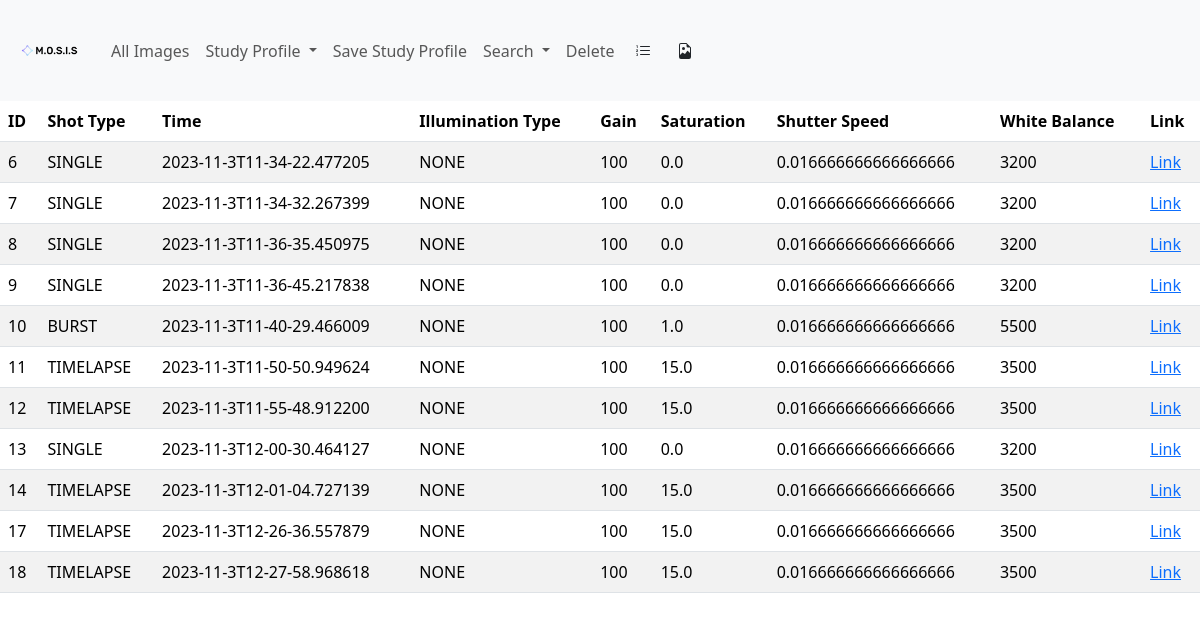
Page /list on the committed database.
### tables this page shows
CREATE TABLE MediaEntry (
        entryId INTEGER PRIMARY KEY UNIQUE,
        shotType TEXT NOT NULL,
        time TEXT NOT NULL ,
        illuminationType TEXT NOT NULL,
        gain REAL NOT NULL,
        saturation INTEGER NOT NULL,
        shutterSpeed TEXT NOT NULL,
        whiteBalance INTEGER NOT NULL
    );

### routes.py (the view)
@app.route("/list")
def listView():
    return render_template("listView.html",
                           MediaEntries=dbQuery.getAllMediaEntry(),
                           str=str,
                           round=round)

### db.py (called while the page is built)
    def getAllMediaEntry(self) -> [MediaEntryInternalRepresentation]:
        ret = self.cursor.execute("SELECT * FROM MediaEntry").fetchall()
        return list(
            map(
                lambda x: DatabaseQuery.
                mediaEntryTableToInternalRepresentation(x), ret))

    @staticmethod
    def mediaEntryTableToInternalRepresentation(dbQuery: (
    )) -> MediaEntryInternalRepresentation:
        return MediaEntryInternalRepresentation(dbQuery[0], dbQuery[1],
                                                dbQuery[2], dbQuery[3],
                                                dbQuery[4], dbQuery[5],
                                                dbQuery[6], dbQuery[7])

### templates/listView.html (shortened to what this page needs)
{% extends 'base.html' %}
{% block body %}
{% if MediaEntries %}
<table class="table table-striped">
    <thead>
        <th scope="col">ID</th>
        <th scope="col">Shot Type</th>
        <th scope="col">Time</th>
        <th scope="col">Illumination Type</th>
        <th scope="col">Gain</th>
        <th scope="col">Saturation</th>
        <th scope="col">Shutter Speed</th>
        <th scope="col">White Balance</th>
        <th scope="col">Link</th>
    </thead>
    <tbody>
    {% for MediaEntry in MediaEntries %}
        <tr>
            <td>{{MediaEntry.entryId}}</td>
            <td>{{MediaEntry.shotType}}</td>
            <td>{{MediaEntry.time}}</td>
            <td>{{MediaEntry.illuminationType}}</td>
            <td>{{round(MediaEntry.gain, 3)}}</td>
            <td>{{MediaEntry.saturation}}</td>
            <td>{{MediaEntry.shutterSpeed}}</td>
            <td>{{MediaEntry.whiteBalance}}</td>
            <td><a href={{"/entry/" + str(MediaEntry.entryId)}}>Link</a></td>
        </tr>
    {% endfor %}
    </tbody>
</table>
{% endif %}
{% endblock %}

### templates/base.html (shortened to what this page needs)
<!DOCTYPE html>
<html lang="en">
  <head>
    <link
      href="{{ url_for('static', filename='bootstrap.css') }}"
      rel="stylesheet"
    />
  </head>
  <body>
    <nav class="navbar navbar-expand-lg bg-body-tertiary">
      <div class="container-fluid">
        <a class="navbar-brand" href="/">
          <img
            alt=""
            src={{ url_for('static', filename="default.png")}}
            height="75rem"
          />
        </a>
        <div class="collapse navbar-collapse" id="navbarSupportedContent">
          <ul class="navbar-nav me-auto mb-2 mb-lg-0">
            <li class="nav-item">
              <a class="nav-link" aria-current="page" href="/"
                >All Images</a
              >
            </li>
            <li class="nav-item dropdown">
          <a class="nav-link dropdown-toggle" href="#" role="button" data-bs-toggle="dropdown" aria-expanded="false">
            Study Profile
          </a>
        </li>
	    <li class="nav-item">
	     <a class="nav-link" aria-current="page" href="/save">Save Study Profile</a>
	    </li>
            <li class="nav-item dropdown">
          <a class="nav-link dropdown-toggle" href="#" role="button" data-bs-toggle="dropdown" aria-expanded="false">
            Search
          </a>
        </li>
        <li class="nav-item"><a href="/delete" class="nav-link">Delete</a></li>
        <a href="/list">
          <button class="btn">
          </button>
        </a>
        <a href="/">
          <button class="btn">
          </button>
        </a>
          </ul>
        </div>
      </div>
    </nav>
   {% block body%} {% endblock %}
  </body>
</html>

### rows in the picture
MediaEntry: entryId "6", shotType "SINGLE", time "2023-11-3T11-34-22.477205", illuminationType "NONE", saturation "100", saturation "0.0", shutterSpeed "0.016666666666666666", whiteBalance "3200"
MediaEntry: entryId "7", shotType "SINGLE", time "2023-11-3T11-34-32.267399", illuminationType "NONE", saturation "100", saturation "0.0", shutterSpeed "0.016666666666666666", whiteBalance "3200"
MediaEntry: entryId "8", shotType "SINGLE", time "2023-11-3T11-36-35.450975", illuminationType "NONE", saturation "100", saturation "0.0", shutterSpeed "0.016666666666666666", whiteBalance "3200"
MediaEntry: entryId "9", shotType "SINGLE", time "2023-11-3T11-36-45.217838", illuminationType "NONE", saturation "100", saturation "0.0", shutterSpeed "0.016666666666666666", whiteBalance "3200"
MediaEntry: entryId "10", shotType "BURST", time "2023-11-3T11-40-29.466009", illuminationType "NONE", saturation "100", saturation "1.0", shutterSpeed "0.016666666666666666", whiteBalance "5500"
MediaEntry: entryId "11", shotType "TIMELAPSE", time "2023-11-3T11-50-50.949624", illuminationType "NONE", saturation "100", saturation "15.0", shutterSpeed "0.016666666666666666", whiteBalance "3500"
MediaEntry: entryId "12", shotType "TIMELAPSE", time "2023-11-3T11-55-48.912200", illuminationType "NONE", saturation "100", saturation "15.0", shutterSpeed "0.016666666666666666", whiteBalance "3500"
MediaEntry: entryId "13", shotType "SINGLE", time "2023-11-3T12-00-30.464127", illuminationType "NONE", saturation "100", saturation "0.0", shutterSpeed "0.016666666666666666", whiteBalance "3200"
MediaEntry: entryId "14", shotType "TIMELAPSE", time "2023-11-3T12-01-04.727139", illuminationType "NONE", saturation "100", saturation "15.0", shutterSpeed "0.016666666666666666", whiteBalance "3500"
MediaEntry: entryId "17", shotType "TIMELAPSE", time "2023-11-3T12-26-36.557879", illuminationType "NONE", saturation "100", saturation "15.0", shutterSpeed "0.016666666666666666", whiteBalance "3500"
MediaEntry: entryId "18", shotType "TIMELAPSE", time "2023-11-3T12-27-58.968618", illuminationType "NONE", saturation "100", saturation "15.0", shutterSpeed "0.016666666666666666", whiteBalance "3500"
